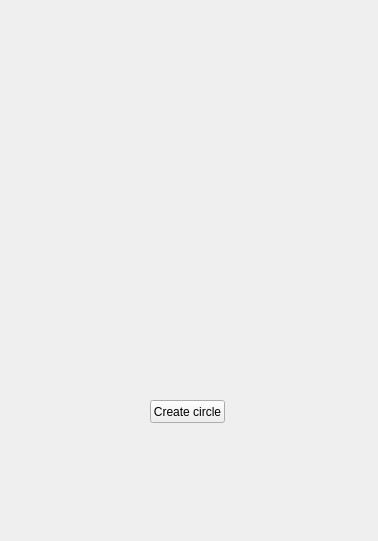
<?xml version="1.0" encoding="UTF-8"?>
<ui version="4.0">
 <class>MainWindow</class>
 <widget class="QMainWindow" name="MainWindow">
  <property name="geometry">
   <rect>
    <x>0</x>
    <y>0</y>
    <width>378</width>
    <height>541</height>
   </rect>
  </property>
  <property name="windowTitle">
   <string>MainWindow</string>
  </property>
  <widget class="QWidget" name="centralwidget">
   <widget class="QPushButton" name="pushButton">
    <property name="geometry">
     <rect>
      <x>150</x>
      <y>400</y>
      <width>75</width>
      <height>23</height>
     </rect>
    </property>
    <property name="text">
     <string>Create circle</string>
    </property>
   </widget>
  </widget>
 </widget>
 <resources/>
 <connections/>
</ui>
